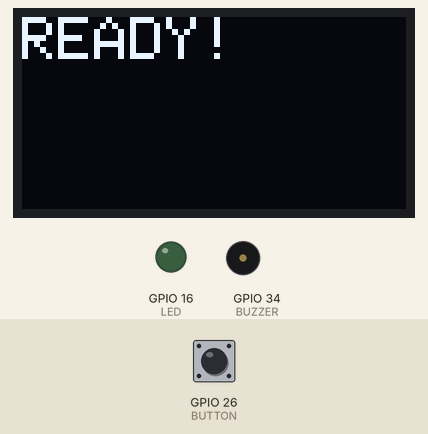
Simulated run of this sketch. Board: ESP32. Parts: 128×64 one-colour display, output pins drawn as LEDs (lit = HIGH), buzzer (waves = sounding). Inputs (shaded band) come from the test bench; at power-on: GPIO 26 (BUTTON) HIGH.

Above: at 1.2 s.
1.3 s: GPIO 26 (BUTTON) pulled LOW for 1 s
At 3.5 s:
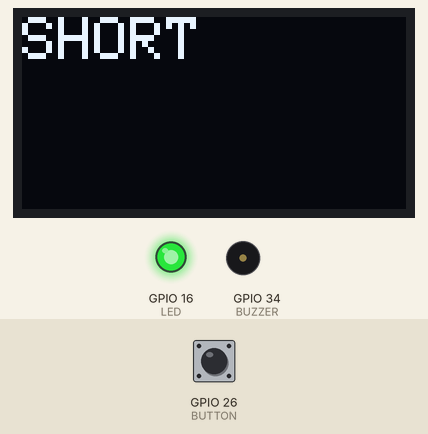
3.8 s: GPIO 26 (BUTTON) pulled LOW for 3.2 s
At 8.3 s:
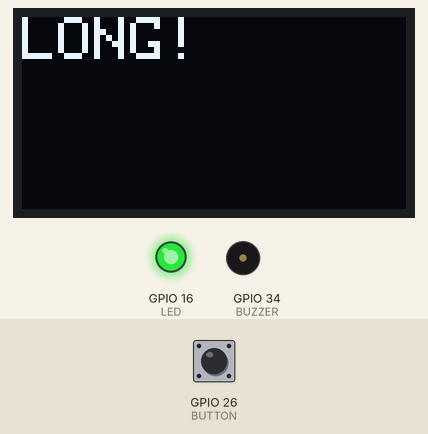
8.5 s: GPIO 26 (BUTTON) pulled LOW for 0.15 s
At 9.1 s:
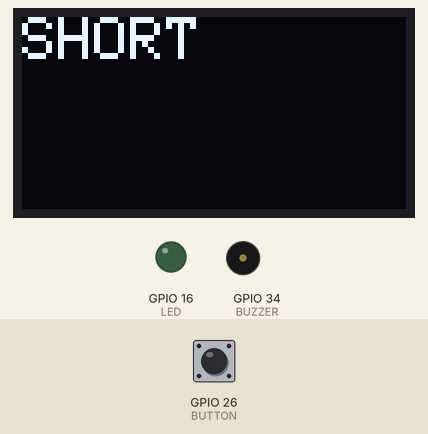
10.2 s: GPIO 26 (BUTTON) pulled LOW for 3.2 s
At 10.33 s:
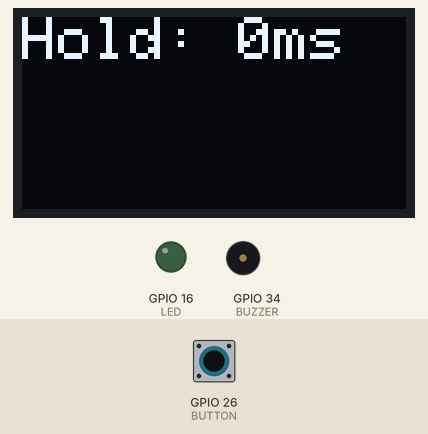
Timing chart, 0 to 15.5 s (numbered marks = the images above; inputs shaded):
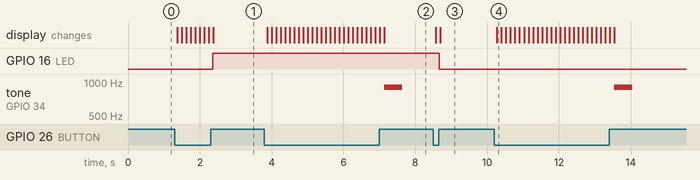

Measured:
- after the input at 1.3 s, GPIO 16 (LED): LOW → HIGH after 1.1 s; the display: first changes after 0.08 s (image 1 shows a later state)
- after the input at 3.8 s, tone on GPIO 34 (BUZZER): silent → 900 Hz after 3.3 s, → silent 0.50 s later; the display: first changes after 0.08 s (image 2 shows a later state)
- after the input at 8.5 s, GPIO 16 (LED): HIGH → LOW after 0.18 s; the display: first changes after 0.08 s (image 3 shows a later state)
- after the input at 10.2 s, tone on GPIO 34 (BUZZER): silent → 900 Hz after 3.3 s, → silent 0.50 s later; the display: changes after 0.08 s (image 4)

The sketch:

sketch.ino
```cpp
#include <Wire.h>
#include <Adafruit_GFX.h>
#include <Adafruit_SSD1306.h>

#define SCREEN_WIDTH 128
#define SCREEN_HEIGHT 64

Adafruit_SSD1306 display(SCREEN_WIDTH, SCREEN_HEIGHT, &Wire, -1);

#define BUTTON 26
#define LED 16
#define BUZZER 34

int lastButtonState = HIGH;
int ledState = LOW;

void setup() {
  pinMode(BUTTON, INPUT_PULLUP);
  pinMode(LED, OUTPUT);
  pinMode(BUZZER, OUTPUT);

  // I2C begin for ESP32 (SDA, SCL)
  Wire.begin(21, 22);

  // OLED init
  if (!display.begin(SSD1306_SWITCHCAPVCC, 0x3C)) {
    while(1); // stop if OLED not found
  }

  display.clearDisplay();
  display.setTextSize(2);
  display.setTextColor(WHITE);
  display.setCursor(0, 0);
  display.println("READY!");
  display.display();
}

void loop() {
  int currentState = digitalRead(BUTTON);

  // button pressed
  if (currentState == LOW && lastButtonState == HIGH) {
    delay(50); // debounce

    int counter = 0;

    while (digitalRead(BUTTON) == LOW) {
      display.clearDisplay();
      display.setTextSize(2);
      display.setTextColor(WHITE);
      display.setCursor(0, 0);
      display.print("Hold: ");
      display.print(counter * 100);
      display.println("ms");
      display.display();

      delay(100);
      counter++;
    }

    // SHORT PRESS
    if (counter < 15) {
      ledState = !ledState;
      digitalWrite(LED, ledState);

      display.clearDisplay();
      display.setCursor(0, 0);
      display.println("SHORT");
      display.display();
    }
    // LONG PRESS
    else {
      display.clearDisplay();
      display.setCursor(0, 0);
      display.println("LONG!");
      display.display();

      tone(BUZZER, 900);
      delay(500);
      noTone(BUZZER);
    }

    delay(400);
  }

  lastButtonState = currentState;
}
```
